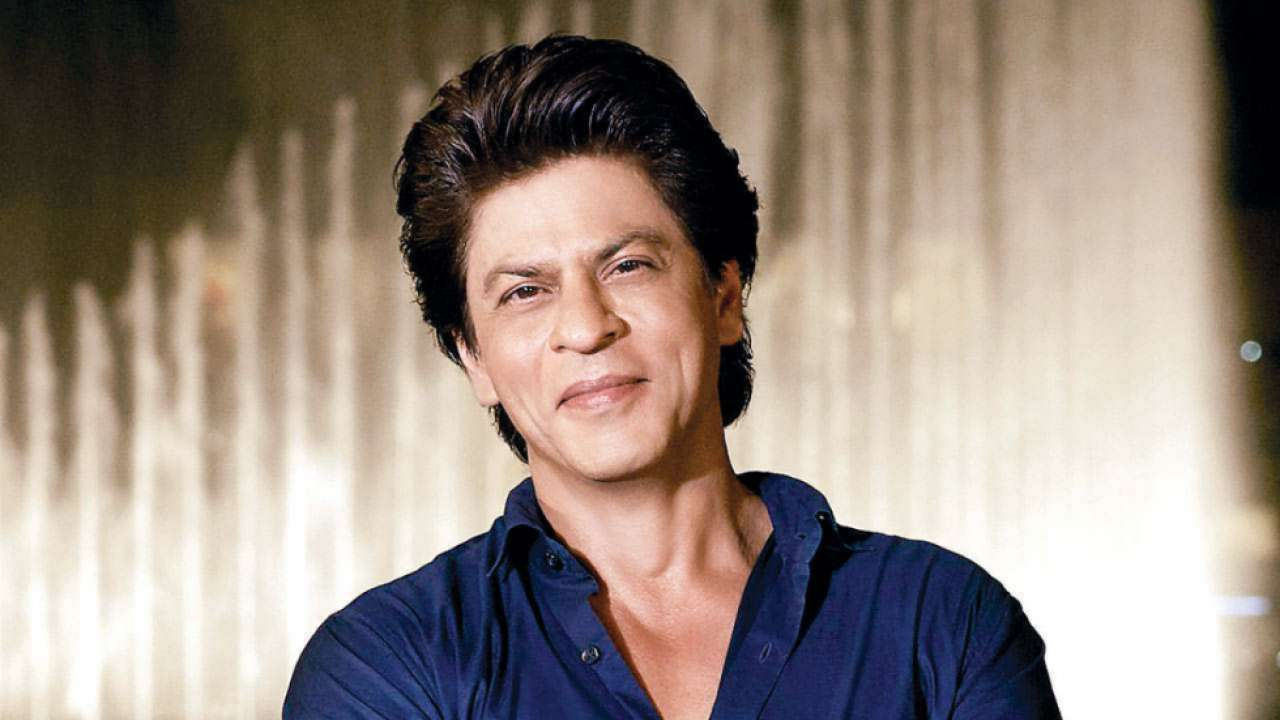
#> input picture Opencv/Sec-1_Basics_of_CV/srk.jpg, 1280 x 720 px
$ jupyter execute 3_Colors_HSV_Hue_Saturation_Value.ipynb
#> lines starting #> are read from the running program, lines starting #| are printed output that depends on the picture
### Color space is HSV
Infact HSV is very useful in color filtering.

[cell 1]
#H: 0 - 180, S: 0 - 255, V: 0 - 255
import cv2
import numpy as np
from matplotlib import pyplot as plt
image = cv2.imread('srk.jpg')
#> image is the input picture: shape (720, 1280, 3); mean B, G, R 128.5, 138.6, 152.7

hsv_image = cv2.cvtColor(image, cv2.COLOR_BGR2HSV)
#> hsv_image: shape (720, 1280, 3); mean H, S, V 32.9, 84, 158.7


row, col = 2, 2
fig, axs = plt.subplots(row, col, figsize=(15, 10))
fig.tight_layout()

axs[0][0].imshow(cv2.cvtColor(hsv_image, cv2.COLOR_BGR2RGB))
axs[0][0].set_title('HSV image')


axs[0][1].imshow(cv2.cvtColor(hsv_image[:, :, 0], cv2.COLOR_BGR2RGB))
axs[0][1].set_title('Hue channel')

axs[1][0].imshow(cv2.cvtColor(hsv_image[:, :, 1], cv2.COLOR_BGR2RGB))
axs[1][0].set_title('Saturation channel')

axs[1][1].imshow(cv2.cvtColor(hsv_image[:, :, 2], cv2.COLOR_BGR2RGB))
axs[1][1].set_title('Value channel')

plt.show()
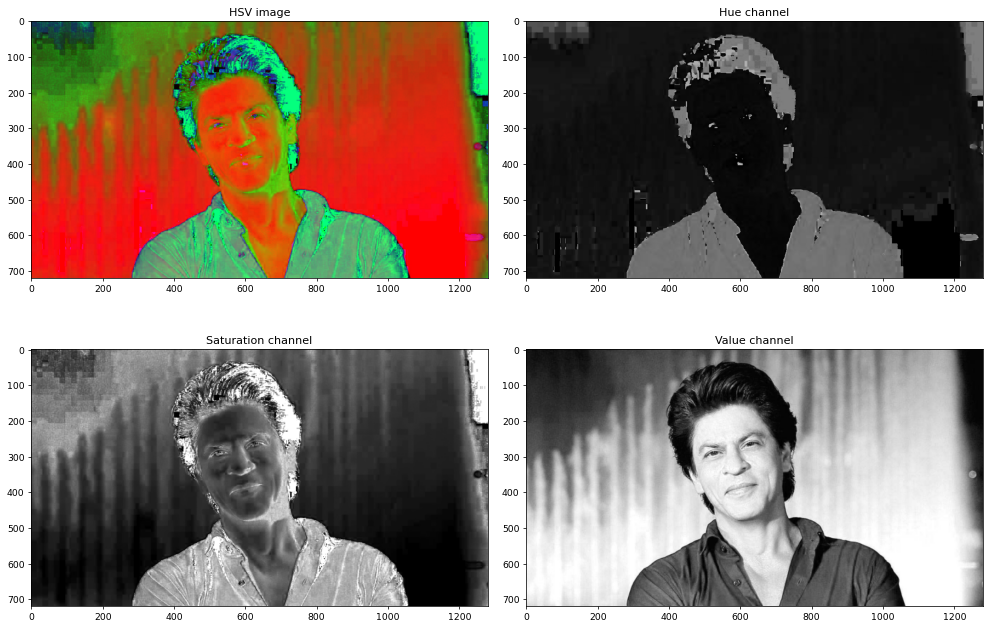
#> figure drawn by matplotlib, 4 panels

[cell 2]
print(hsv_image[22,55])
#| [55 90 17]


$ run again, with Opencv/Sec-1_Basics_of_CV/pizza.jpg copied over Opencv/Sec-1_Basics_of_CV/srk.jpg
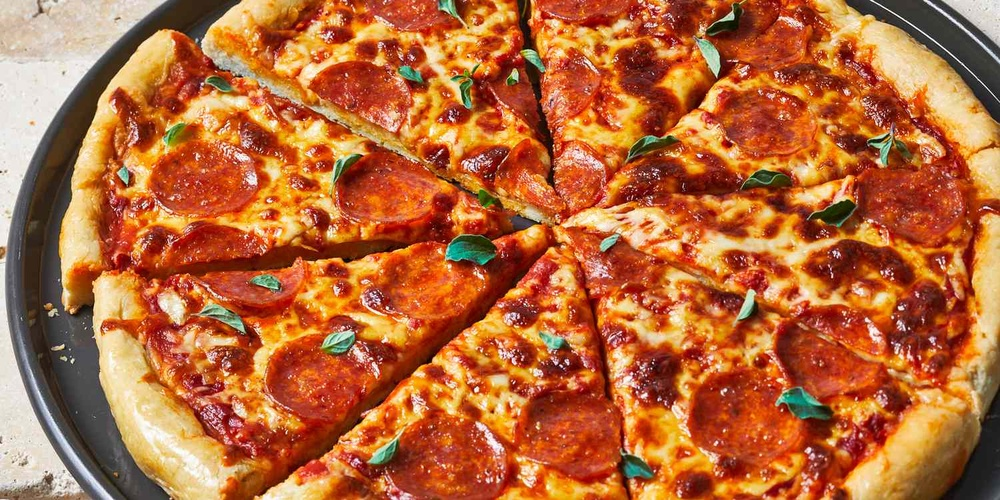
#> input picture Opencv/Sec-1_Basics_of_CV/pizza.jpg, 1000 x 500 px, shrunk from 1500 x 750 before the run
#> image is the input picture: shape (500, 1000, 3); mean B, G, R 57.7, 104.8, 182.4
#> hsv_image: shape (500, 1000, 3); mean H, S, V 17.2, 176.6, 183.2
#> `plt.show()`:
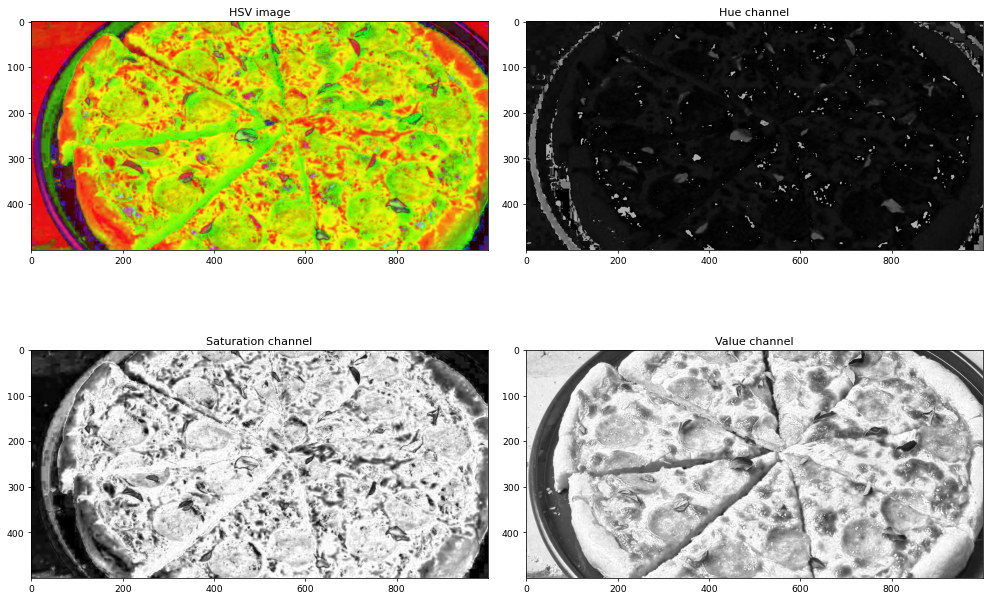
#> figure drawn by matplotlib, 4 panels
#| [ 15  41 198]
